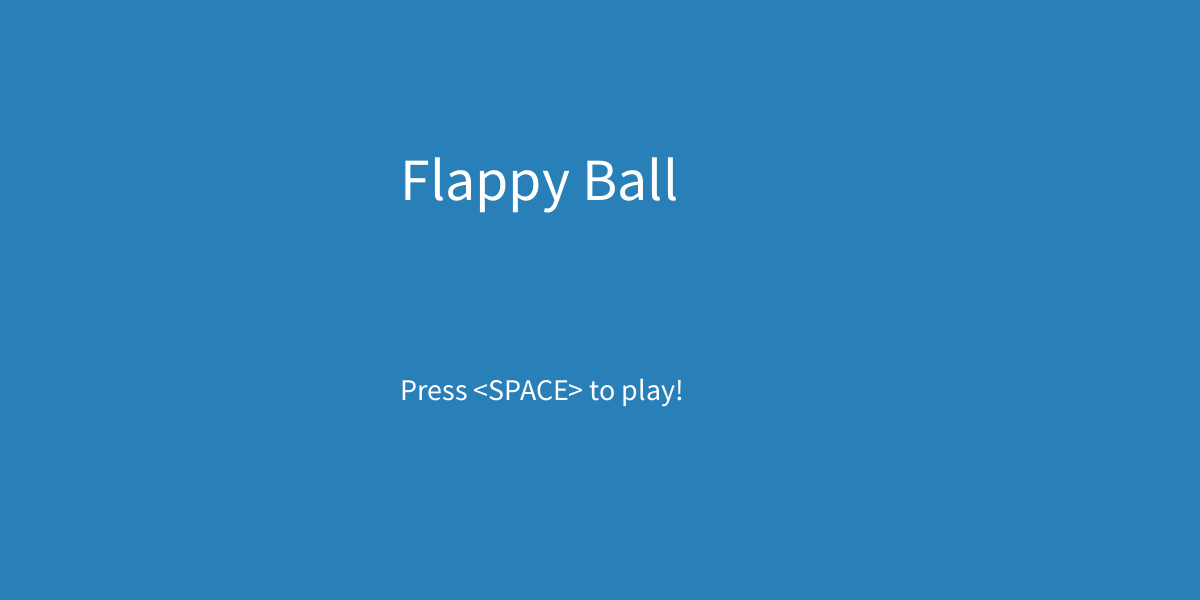
Frame 1 (no input)
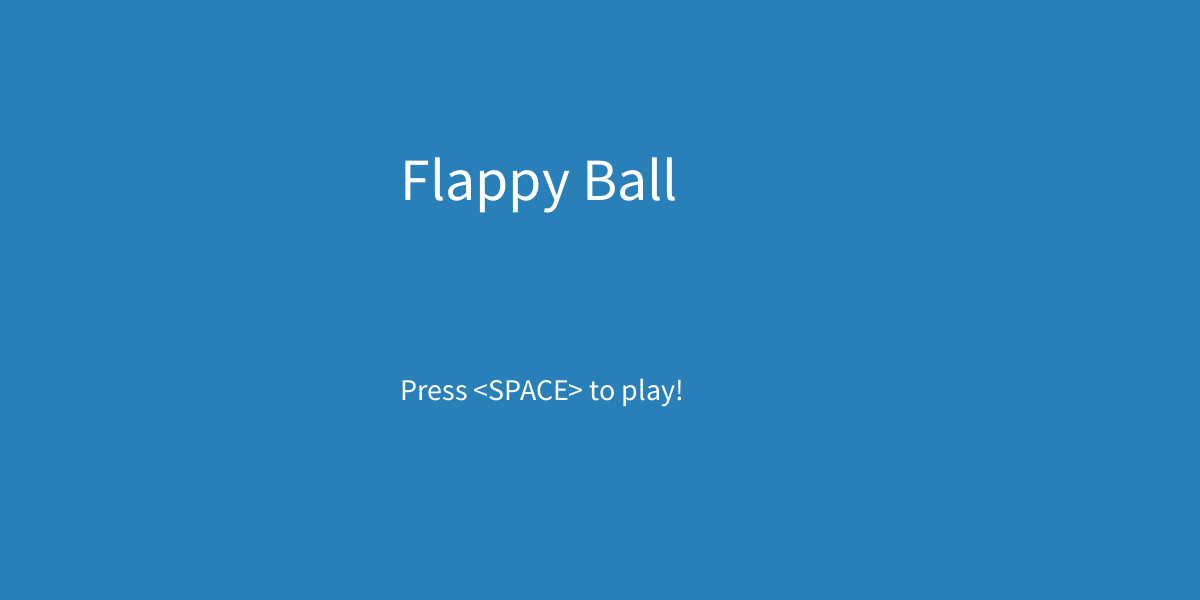
Frame 60 (the mouse pressed at the canvas centre just before this capture)
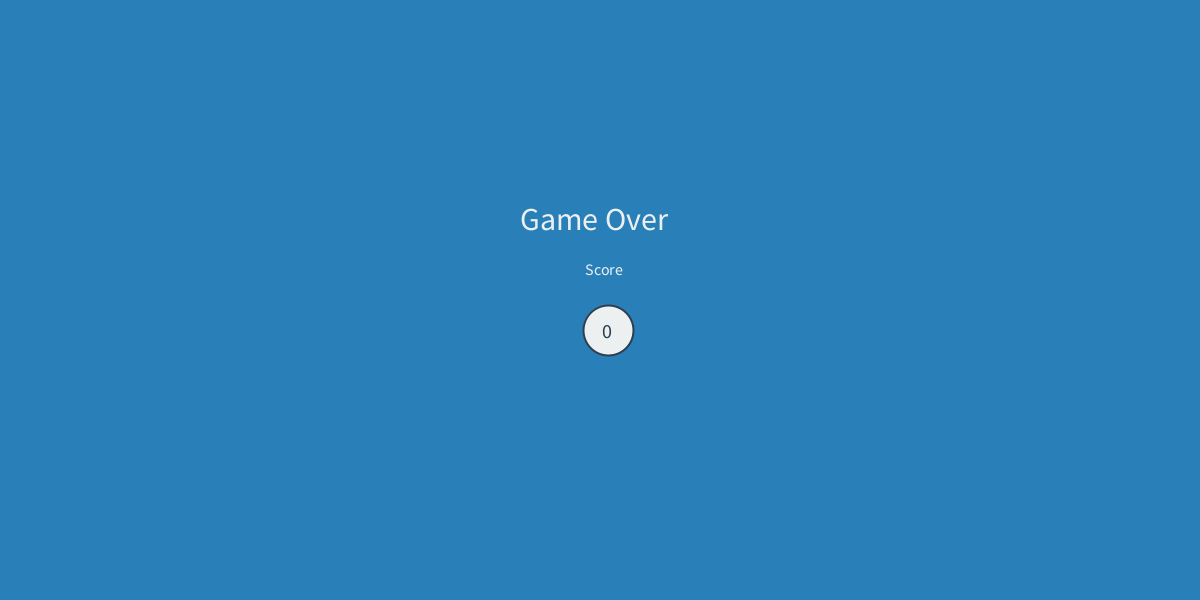
Frame 120 (the mouse held since frame 60 and released just before this capture)

The Processing sketch that drew these frames (run headless with seeded random() and noise(); from frame 60 on, the mouse is pressed at the canvas centre):

// Processing sketch: HappyBall
// ── HappyBall.pde

int window_height = 600;
int window_width  = 1200;
int ballRadius = 15;
int score = 0;
int game_status;
int pillarSpace = 150;
int n_pillars = window_width/pillarSpace;
Circle player = new Circle();
Pillar[] pillar = new Pillar[n_pillars];

void settings(){
  //fullScreen();
  size(window_width,window_height);
}
void setup() {
  for (int i =0; i < n_pillars; i++) {
    pillar[i] = new Pillar(i);
  }
  game_status = 0;
}

void draw() {
  background(#2980b9);
  switch(game_status) {
  case 0:
    initialScreen();
    break; 
  case 1:
    gameRun();
    break;
  case 2:
    gameOver();
    break;
  }
}

void initialScreen() {
  textSize(60);
  text("Flappy Ball", width/3, height/2-100);
  textSize(30);
  text("Press <SPACE> to play!", width/3, height/2+100);
  
}

void gameOver() {
  textSize(32);
  fill(#ecf0f1);
  text("Game Over", (window_width/2)-80, (window_height/2)-70);
  textSize(16);
  text("Score", (window_width/2)-15, (window_height/2)-25);
  ellipse((window_width/2)+8, (window_height/2)+30,50, 50);
  fill(#2c3e50);
  textSize(20);
  if(score < 10){
    text(score, (window_width/2)+2, (window_height/2)+38);
  } else {
    text(score, (window_width/2)-4, (window_height/2)+38);
  }
}

void gameRun() {
  player.move();
  player.render();
  player.collisionListener();
  for (int i = 0; i < n_pillars; i++) {
    pillar[i].checkLimits();
    pillar[i].render(); 
    pillar[i].setPoints();
  }
  renderScore();
}

void renderScore() {
  strokeWeight(2);
  stroke(#ecf0f1);
  fill(#2c3e50);
  ellipse(70, 70, 80, 80);
  stroke(#2c3e50);
  fill(#ecf0f1);
  ellipse(40, 35, 60, 60);
  textSize(18);
  fill(#2c3e50);
  text("Score", 17, 40);
  fill(#ecf0f1);
  textSize(24);
  text(score, 65, 85);
}

void again(){
  score = 0;
  player.yCoord = (window_height/2);
  player.yTemp = 0;
  for(int i = 0; i < n_pillars; i++){
      pillar[i] = new Pillar(i);
  }
  game_status--;
}

class Circle {
  float xCoord, yCoord, yTemp;

  Circle() {
    xCoord = window_width/4;
    yCoord = window_height/2;
  } 

  void render() {
    gravity();
    stroke(#2c3e50);
    fill(#ecf0f1);
    strokeWeight(3);
    ellipse(xCoord, yCoord, ballRadius*2, ballRadius*2);
  }

  void jump() {
    yTemp = -10;
  }

  void gravity() {
    yTemp += 0.45;
  }

  void move() {
    yCoord += yTemp;
    for (int i = 0; i < n_pillars; i++) {
      pillar[i].xCoord -= 3.25;
    }
  }

  void collisionListener() {
    if (yCoord > window_height||yCoord < 0) {
      game_status++;
    }
    for(int i = 0; i < n_pillars; i++){
      if((xCoord < pillar[i].xCoord+ballRadius && xCoord > pillar[i].xCoord-ballRadius) && (yCoord < pillar[i].fissureTop+ballRadius || yCoord > pillar[i].fissureBottom-ballRadius)){
        game_status++;
      } 
    }
  }
}

class Pillar {
  float xCoord, fissureTop,fissureBottom,fissureMiddle;         
  boolean validate = false;
  Pillar(int i) {
    xCoord = 600+(i*pillarSpace);
    generateFissure(window_height/2);
  }

  void render() {
    line(xCoord, 0, xCoord, fissureTop);
    line(xCoord, fissureBottom, xCoord, window_height);
  }

  void checkLimits() {
    if (xCoord < 0) {
      xCoord += pillarSpace*n_pillars;
      generateFissure(window_height/2); 
      validate = !validate;
    }
  }

  void setPoints() {
    if (xCoord < window_width/4 && !validate) {
      score++; 
      validate = !validate;
    }
  }

  void generateFissure(int i) {
    fissureMiddle = random(i)+100;
    fissureTop = fissureMiddle - 80;
    fissureBottom = fissureMiddle + 80;
  }
}

void keyPressed() {
  if (game_status == 0) {
    game_status++;
  } else if(game_status == 2) {
    again();
  } else {
    player.jump();
  }
}
void mousePressed(){
  if (game_status == 0) {
    game_status++;
  } else if(game_status == 2) {
    again();
  } else {
    player.jump();
  }
}
